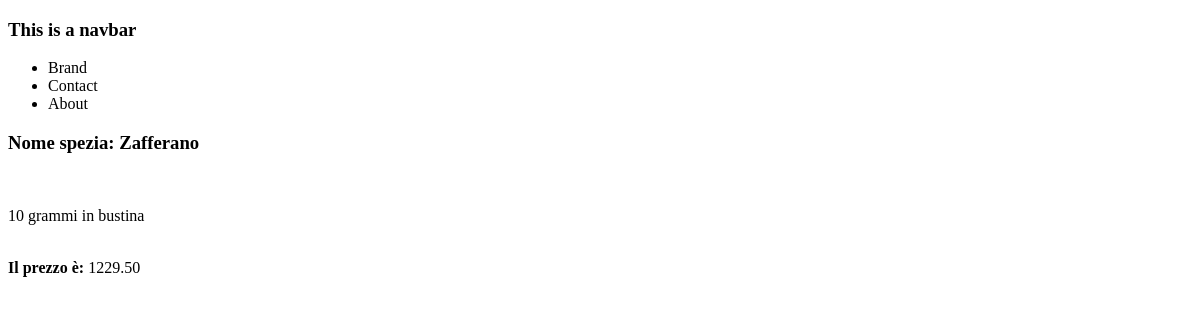
Before: /product/ with the older database file.
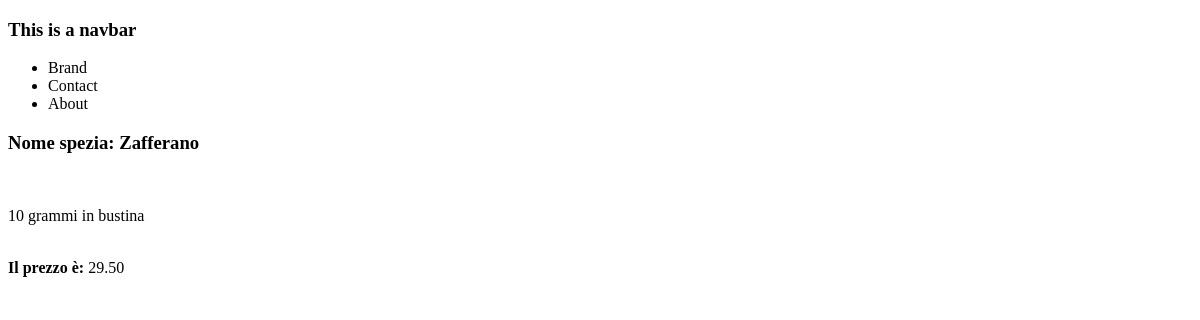
After: the same page with the newer database file.
### products/models.py (models this page shows)
class Product(models.Model):
	title		= models.CharField(max_length=120)	# max_length = required
	description	= models.TextField(blank=True, null=True)
	price		= models.DecimalField(decimal_places=2, max_digits=10000)
	summary		= models.TextField()
	featured 	= models.BooleanField(default=False)

### products/views.py (the view)
# urls.py: path('product/', product_detail_view),
def product_detail_view(request, *args, **kwargs):
	obj = Product.objects.get(id=1)
	context = {
		'spezia': obj
	}
	return render(request, "products/product_detail.html", context)

### products/templates/products/product_detail.html
{% extends 'base.html' %}
{% block content %}
<h3>Nome spezia:
{{ spezia.title }}
</h3>
<br>
<p>
	{% if spezia.description != None and spezia.description != '' %}
	{{ spezia.description }}
	{% else %}Description Coming Soon{% endif %}
</p>
<br>
<b>Il prezzo è:</b>
	{{ spezia.price }}
{% endblock %}

### templates/base.html (shortened to what this page needs)
<!DOCTYPE html>
<html>
<head>
</head>
<body>
	<h3>This is a navbar</h3>
	{% include 'navbar.html' %}
	{% block content %}{% endblock %}
	<br>
</body>
</html>

### templates/navbar.html
<nav>
	<ul>
		<li>Brand</li>
		<li>Contact</li>
		<li>About</li>
	</ul>
</nav>

Changed rows visible on the page:
changed Product "Zafferano": price "1229.50" → "29.50"
